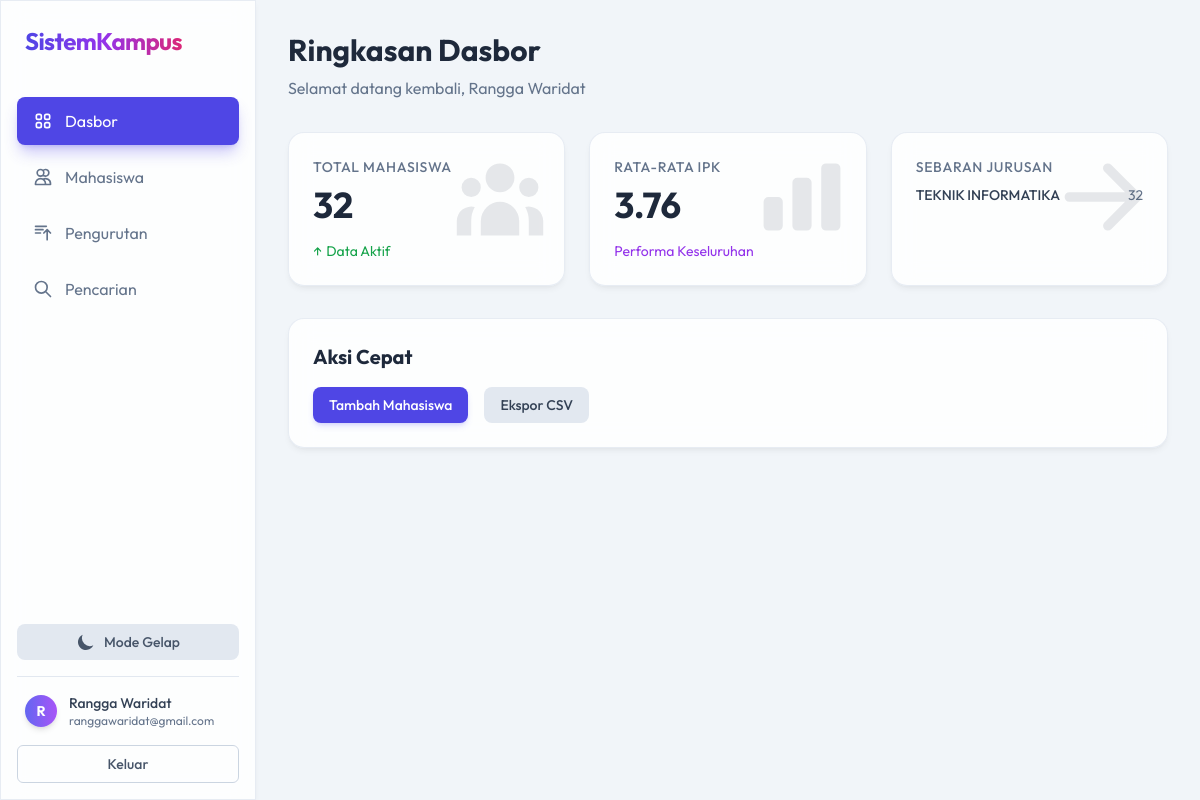
The app's page /dashboard (signed in) with its own data.
### app/models.py (models this page shows, shortened)
class Person(Base):
    __abstract__ = True
    id = Column(Integer, primary_key=True, index=True)
    nama = Column(String, index=True)
    email = Column(String, unique=True, index=True)
    created_at = Column(DateTime(timezone=True), server_default=func.now())

class User(Person):
    __tablename__ = "users"
    hashed_password = Column(String)

class Student(Person):
    __tablename__ = "students"
    nim = Column(String, unique=True, index=True) # ID Mahasiswa
    jurusan = Column(String)
    ipk = Column(Float)

### app/routers/dashboard.py (the view)
@router.get("/dashboard")
async def dashboard(request: Request, user: models.User = Depends(require_user), db: Session = Depends(get_db)):
    mgr = StudentManager(db)
    students = mgr.get_all()
    total_students = len(students)
    avg_ipk = sum([s.ipk for s in students]) / total_students if total_students > 0 else 0
    jurusan_counts = {}
    for s in students:
        jurusan_counts[s.jurusan] = jurusan_counts.get(s.jurusan, 0) + 1
    stats = {
        "total_students": total_students,
        "avg_ipk": round(avg_ipk, 2),
        "jurusan_counts": jurusan_counts
    }
    return templates.TemplateResponse("dashboard.html", {
        "request": request,
        "user": user,
        "stats": stats,
        "active_page": "dashboard"
    })

### app/templates/dashboard.html (shortened to what this page needs)
{% extends "base.html" %}
{% block content %}
<div class="mb-8">
    <h1 class="text-3xl font-bold text-slate-800 dark:text-white mb-2">Ringkasan Dasbor</h1>
    <p class="text-slate-500 dark:text-slate-400">Selamat datang kembali, {{ user.nama }}</p>
</div>
<div class="grid grid-cols-1 md:grid-cols-3 gap-6 mb-8">
    <div class="glass-panel p-6 rounded-2xl relative overflow-hidden group">
        <div
            class="absolute right-0 top-0 p-4 opacity-10 group-hover:scale-110 transition-transform text-slate-800 dark:text-white">
        </div>
        <h3 class="text-slate-500 dark:text-slate-400 text-sm font-medium uppercase tracking-wider">Total Mahasiswa</h3>
        <p class="text-4xl font-bold mt-2 text-slate-800 dark:text-white">{{ stats.total_students }}</p>
        <div class="mt-4 flex items-center text-sm text-green-600 dark:text-green-400">
            <span class="mr-1">↑</span> Data Aktif
        </div>
    </div>
    <div class="glass-panel p-6 rounded-2xl relative overflow-hidden group">
        <div
            class="absolute right-0 top-0 p-4 opacity-10 group-hover:scale-110 transition-transform text-slate-800 dark:text-white">
            <svg class="w-24 h-24" fill="currentColor" viewBox="0 0 20 20">
                <path
                    d="M2 11a1 1 0 011-1h2a1 1 0 011 1v5a1 1 0 01-1 1H3a1 1 0 01-1-1v-5zM8 7a1 1 0 011-1h2a1 1 0 011 1v9a1 1 0 01-1 1H9a1 1 0 01-1-1V7zM14 4a1 1 0 011-1h2a1 1 0 011 1v12a1 1 0 01-1 1h-2a1 1 0 01-1-1V4z">
                </path>
            </svg>
        </div>
        <h3 class="text-slate-500 dark:text-slate-400 text-sm font-medium uppercase tracking-wider">Rata-rata IPK</h3>
        <p class="text-4xl font-bold mt-2 text-slate-800 dark:text-white">{{ stats.avg_ipk }}</p>
        <div class="mt-4 flex items-center text-sm text-purple-600 dark:text-purple-400">
            Performa Keseluruhan
        </div>
    </div>
    <div class="glass-panel p-6 rounded-2xl relative overflow-hidden group">
        <div
            class="absolute right-0 top-0 p-4 opacity-10 group-hover:scale-110 transition-transform text-slate-800 dark:text-white">
            <svg class="w-24 h-24" fill="currentColor" viewBox="0 0 20 20">
                <path fill-rule="evenodd"
                    d="M10.293 3.293a1 1 0 011.414 0l6 6a1 1 0 010 1.414l-6 6a1 1 0 01-1.414-1.414L14.586 11H3a1 1 0 110-2h11.586l-4.293-4.293a1 1 0 010-1.414z"
                    clip-rule="evenodd"></path>
            </svg>
        </div>
        <h3 class="text-slate-500 dark:text-slate-400 text-sm font-medium uppercase tracking-wider">Sebaran Jurusan</h3>
        <div class="mt-2 space-y-1">
            {% for major, count in stats.jurusan_counts.items() %}
            <div class="flex justify-between text-sm">
                <span class="text-slate-700 dark:text-white font-medium">{{ major }}</span>
                <span class="text-slate-500 dark:text-slate-400">{{ count }}</span>
            </div>
            {% else %}
            <span class="text-slate-500 dark:text-gray-500 text-sm">Tidak ada data tersedia</span>
            {% endfor %}
        </div>
    </div>
</div>
<div class="glass-panel rounded-2xl p-6">
    <h3 class="text-xl font-bold text-slate-800 dark:text-white mb-4">Aksi Cepat</h3>
    <div class="flex gap-4">
        <a href="/students/add"
            class="px-4 py-2 bg-primary hover:bg-indigo-700 transition text-white text-sm font-medium rounded-lg shadow-md shadow-indigo-500/20">Tambah
            Mahasiswa</a>
        <a href="/students/export"
            class="px-4 py-2 bg-slate-200 dark:bg-slate-700 hover:bg-slate-300 dark:hover:bg-slate-600 transition text-slate-700 dark:text-white text-sm font-medium rounded-lg">Ekspor
            CSV</a>
    </div>
</div>
{% endblock %}

### app/templates/base.html (shortened to what this page needs)
<!DOCTYPE html>
<html lang="id" class="dark">
<head>
    <script src="https://cdn.tailwindcss.com"></script>
</head>
<body
    class="antialiased min-h-screen flex flex-col md:flex-row bg-lightbg dark:bg-darkbg text-slate-800 dark:text-slate-200 transition-colors duration-300">
    <aside
        class="w-full md:w-64 glass-panel flex-shrink-0 hidden md:flex flex-col h-screen sticky top-0 border-r border-slate-200 dark:border-white/10">
        <div class="p-6 text-2xl font-bold tracking-tight">
            <span class="gradient-text">SistemKampus</span>
        </div>
        <nav class="flex-1 px-4 space-y-2 mt-4">
            <a href="/dashboard"
                class="flex items-center px-4 py-3 rounded-lg transition-all duration-200 {% if active_page == 'dashboard' %}bg-primary text-white shadow-lg shadow-primary/30{% else %}text-slate-500 dark:text-slate-400 hover:bg-slate-200 dark:hover:bg-white/5 hover:text-slate-900 dark:hover:text-white{% endif %}">
                Dasbor
            </a>
            <a href="/students"
                class="flex items-center px-4 py-3 rounded-lg transition-all duration-200 {% if active_page == 'students' %}bg-primary text-white shadow-lg shadow-primary/30{% else %}text-slate-500 dark:text-slate-400 hover:bg-slate-200 dark:hover:bg-white/5 hover:text-slate-900 dark:hover:text-white{% endif %}">
                <svg class="w-5 h-5 mr-3" fill="none" stroke="currentColor" viewBox="0 0 24 24">
                    <path stroke-linecap="round" stroke-linejoin="round" stroke-width="2"
                        d="M12 4.354a4 4 0 110 5.292M15 21H3v-1a6 6 0 0112 0v1zm0 0h6v-1a6 6 0 00-9-5.197M13 7a4 4 0 11-8 0 4 4 0 018 0z">
                    </path>
                </svg>
                Mahasiswa
            </a>
            <a href="/sorting"
                class="flex items-center px-4 py-3 rounded-lg transition-all duration-200 {% if active_page == 'sorting' %}bg-primary text-white shadow-lg shadow-primary/30{% else %}text-slate-500 dark:text-slate-400 hover:bg-slate-200 dark:hover:bg-white/5 hover:text-slate-900 dark:hover:text-white{% endif %}">
                <svg class="w-5 h-5 mr-3" fill="none" stroke="currentColor" viewBox="0 0 24 24">
                    <path stroke-linecap="round" stroke-linejoin="round" stroke-width="2"
                        d="M3 4h13M3 8h9m-9 4h6m4 0l4-4m0 0l4 4m-4-4v12"></path>
                </svg>
                Pengurutan
            </a>
            <a href="/searching"
                class="flex items-center px-4 py-3 rounded-lg transition-all duration-200 {% if active_page == 'searching' %}bg-primary text-white shadow-lg shadow-primary/30{% else %}text-slate-500 dark:text-slate-400 hover:bg-slate-200 dark:hover:bg-white/5 hover:text-slate-900 dark:hover:text-white{% endif %}">
                <svg class="w-5 h-5 mr-3" fill="none" stroke="currentColor" viewBox="0 0 24 24">
                    <path stroke-linecap="round" stroke-linejoin="round" stroke-width="2"
                        d="M21 21l-6-6m2-5a7 7 0 11-14 0 7 7 0 0114 0z"></path>
                </svg>
                Pencarian
            </a>
        </nav>
        <div class="p-4">
            <button id="theme-toggle"
                class="w-full mb-4 flex items-center justify-center space-x-2 py-2 rounded-lg bg-slate-200 dark:bg-slate-800 hover:bg-slate-300 dark:hover:bg-slate-700 transition-colors text-sm text-slate-600 dark:text-slate-300 font-medium">
                <svg id="theme-toggle-dark-icon" class="hidden w-5 h-5" fill="currentColor" viewBox="0 0 20 20">
                    <path d="M17.293 13.293A8 8 0 016.707 2.707a8.001 8.001 0 1010.586 10.586z"></path>
                </svg>
                <span id="theme-toggle-text">Ganti Tema</span>
            </button>
            <div class="border-t border-slate-200 dark:border-slate-700 pt-4">
                <div class="flex items-center mb-4 px-2">
                    <div
                        class="w-8 h-8 rounded-full bg-gradient-to-r from-indigo-500 to-purple-500 flex items-center justify-center font-bold text-sm text-white shadow-md">
                        {{ user.nama[0] if user else 'T' }}
                    </div>
                    <div class="ml-3 overflow-hidden">
                        <p class="text-sm font-medium text-slate-700 dark:text-white truncate">{{ user.nama if user else
                            'Tamu' }}</p>
                        <p class="text-xs text-slate-500 dark:text-slate-400 truncate">{{ user.email if user else '' }}
                        </p>
                    </div>
                </div>
                <a href="/logout"
                    class="block w-full text-center py-2 px-4 rounded-md border border-slate-300 dark:border-slate-600 hover:bg-red-500 hover:text-white hover:border-red-500 dark:hover:bg-red-500/20 dark:hover:text-red-300 transition-all text-sm text-slate-600 dark:text-slate-300 font-medium">
                    Keluar
                </a>
            </div>
        </div>
    </aside>
    <main class="flex-1 p-4 md:p-8 overflow-y-auto w-full">
        {% block content %}{% endblock %}
    </main>
</body>
</html>

### app/templates/base.html (style rules this page uses)
body { font-family: 'Outfit', sans-serif; }
html:not(.dark) .glass-panel { background: rgba(255, 255, 255, 0.85); backdrop-filter: blur(12px); border: 1px solid rgba(226, 232, 240, 0.8); box-shadow: 0 4px 6px -1px rgba(0, 0, 0, 0.05), 0 2px 4px -1px rgba(0, 0, 0, 0.03); }
.gradient-text { background: linear-gradient(to right, #4f46e5, #9333ea, #db2777); -webkit-background-clip: text; -webkit-text-fill-color: transparent; }

### records on screen
User: nama "R", nama "Rangga Waridat", email "ranggawaridat@gmail.com"
Student: jurusan "TEKNIK INFORMATIKA", count "32"

### other values on screen
{{ stats.total_students }} "32"
{{ stats.avg_ipk }} "3.76"
